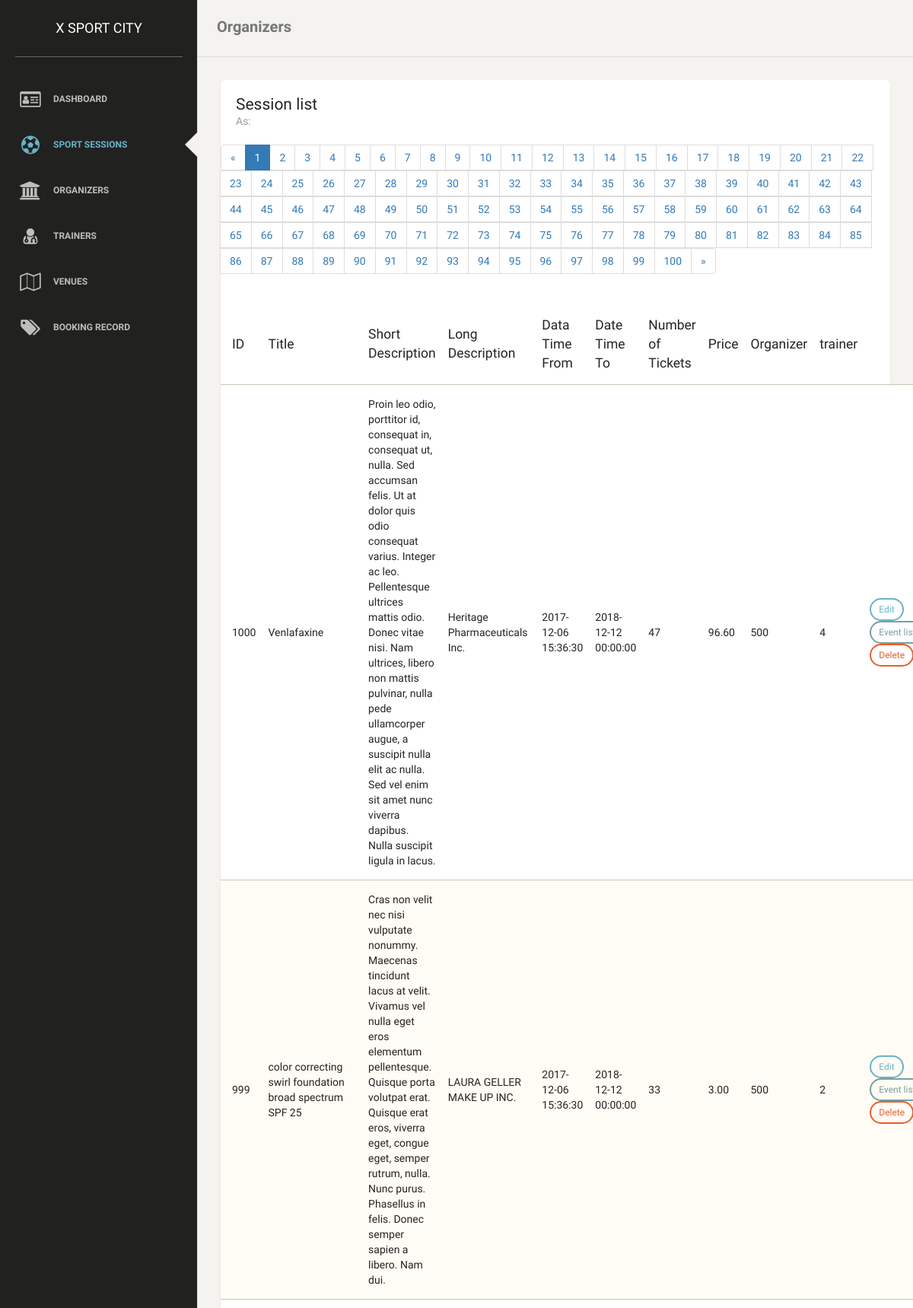
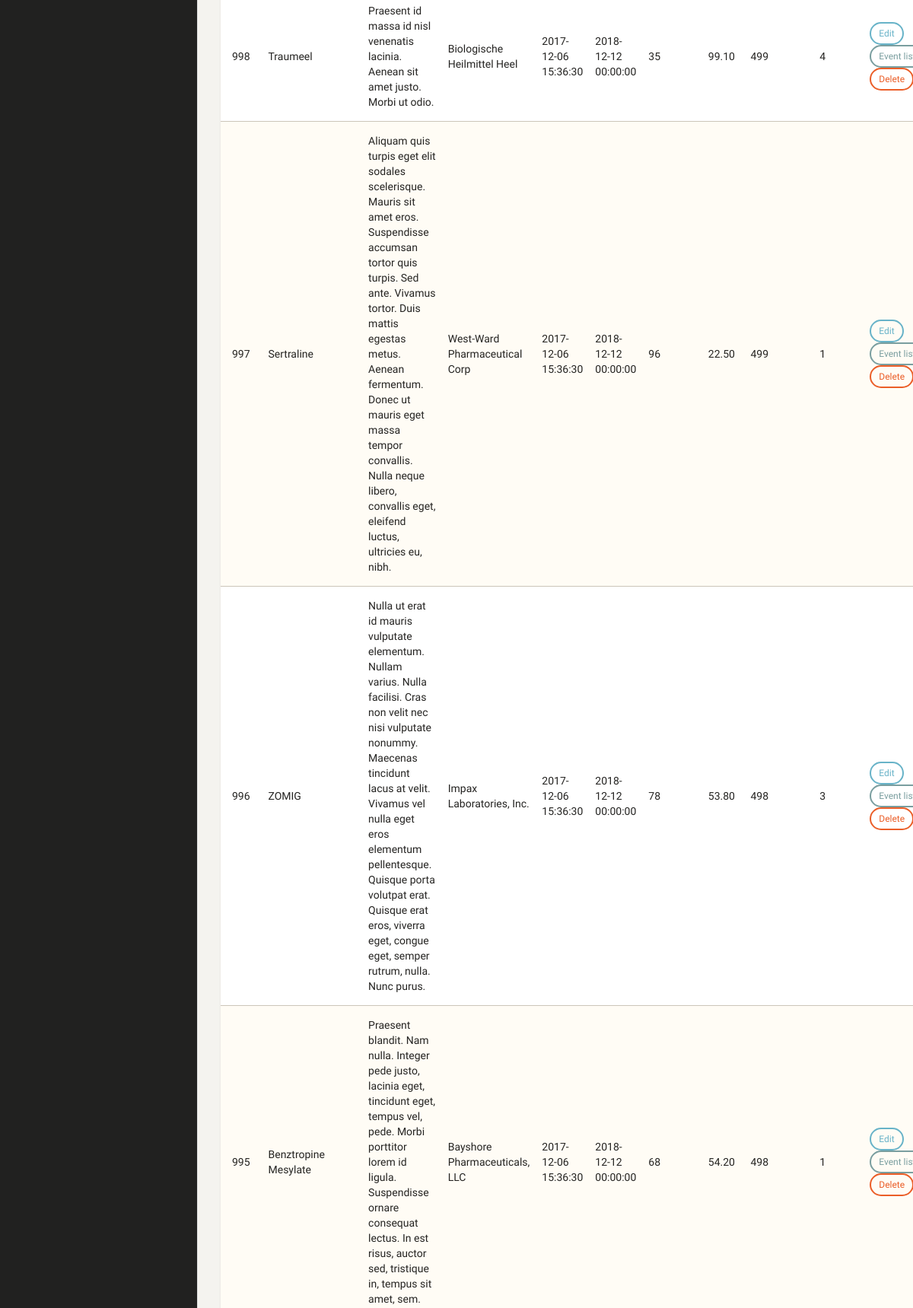
Page /index.php/admin/sport (upper part) on the committed database (2 pictures, top to bottom).
### tables this page shows
CREATE TABLE `sessions` (
  `session_id` int(11) UNSIGNED NOT NULL,
  `title` varchar(255) NOT NULL,
  `photo_url` varchar(2083) DEFAULT NULL,
  `short_description` text,
  `long_description` text,
  `datetime_from` datetime DEFAULT NULL,
  `datetime_to` datetime DEFAULT NULL,
  `tickets` int(11) DEFAULT NULL,
  `price` decimal(10,2) DEFAULT NULL,
  `organizer_id` int(11) UNSIGNED DEFAULT NULL,
  `trainer_id` int(11) UNSIGNED DEFAULT NULL,
  `venue_id` int(11) UNSIGNED DEFAULT NULL,
  `format` set('Personal Training','Group') DEFAULT NULL,
  `level` int(11) NOT NULL
);

### application/controllers/admin.php (called while the page is built, shortened)
<?php if ( ! defined('BASEPATH')) exit('No direct script access allowed');
class admin extends CI_Controller {
    public function sport(){
      $this->load->database();
      $page = isset($_GET["page"]) ? $_GET["page"] : 1;
      $results_per_page = 10;
      $start_from = ($page-1) * $results_per_page;
      $sql_string = "SELECT s.* "
          . "FROM sessions AS s "
          . "ORDER BY s.session_id DESC "
          . "LIMIT $start_from, $results_per_page";
      $sql_query = $this->db->query($sql_string);
      $result = $this->db->query("SELECT COUNT(session_id) AS total FROM sessions;");
      $row = $result->row();
      $data["total_pages"] = ceil($row->total / $results_per_page);
      $data["current_page"] = $page;
      $data["query_listing"] = $sql_query;
      $this->load->view('admin_header', $data);
      $this->load->view('admin_nav', $data);
      $this->load->view('admin_session', $data);
      $this->load->view('admin_footer', $data);
    }
}

### index.php (called while the page is built, shortened)
<?php
require_once BASEPATH.'core/CodeIgniter.php';

### application/views/admin_session.php (the view, shortened to what this page needs)
<nav class="navbar navbar-default">
    <div class="container-fluid">
        <div class="navbar-header">
            <a class="navbar-brand" href="#">Organizers</a>
        </div>
    </div>
</nav>
<div class="content">
    <div class="container-fluid">
        <div class="row">
            <div class="col-md-12">
                <div class="card">
                    <div class="header">
                        <h4 class="title">Session list</h4>
                        <p class="category">As:</p>
                    </div>
                    <ul class="pagination">
                        <li><a href="#">&laquo;</a></li>
                    <?php
                    for ($i=1; $i<=$total_pages; $i++) {
                        echo "<li";
                        if($current_page == $i){
                            echo ' class="active"';
                        }
                        echo "><a href='./user?page=".$i."'>".$i."</a></li>";
                    };
                    ?>
                        <li><a href="#">&raquo;</a></li>
                    </ul>
                    <div class="content table-responsive table-full-width">
                        <table class="table table-striped">
                            <thead>
                            <th>ID</th>
                            <th>Title</th>
                            <th>Short Description</th>
                            <th>Long Description</th>
                            <th>Data Time From</th>
                            <th>Date Time To</th>
                            <th>Number of Tickets</th>
                            <th>Price</th>
                            <th>Organizer</th>
                            <th>trainer</th>
                            <th></th>
                            </thead>
                            <tbody>
                            <?php
                            foreach ($query_listing->result() as $row) {
                                echo '<tr>
                                <td>'.$row->session_id.'</td>
                                <td>'.$row->title.'</td>
                                <td>'.$row->short_description.'</td>
                                <td>'.$row->long_description.'</td>
                                <td>'.$row->datetime_from.'</td>
                                <td>'.$row->datetime_to.'</td>
                                <td>'.$row->tickets.'</td>
                                <td>'.$row->price.'</td>
                                <td>'.$row->organizer_id.'</td>
                                <td>'.$row->trainer_id.'</td>
                                <td>
                                <a href="./organizer_edit?id='.$row->session_id.'" class="btn btn-info btn-sm" role="button">Edit</a>
                                    <button class="btn btn-primary btn-sm">Event list</button>
                                    <button class="btn btn-danger btn-sm">Delete</button>
                                </td>
                            </tr>';
                            }
                            ?>
                            </tbody>
                        </table>
                    </div>
                </div>
            </div>
        </div>
    </div>
</div>

### rows in the picture
sessions: session_id "1000", title "Venlafaxine", short_description "Proin leo odio, porttitor id, consequat in, consequat ut, nulla. Sed accumsan felis. Ut at dolor quis odio consequat varius. Integer ac leo. Pellentesque ultrices mattis odio. Donec vitae nisi. Nam ultrices, libero non mattis pulvinar, nulla pede ullamcorper augue, a suscipit nulla elit ac nulla. Sed vel enim sit amet nunc viverra dapibus. Nulla suscipit ligula in lacus.", long_description "Heritage Pharmaceuticals Inc.", datetime_from "2017-12-06 15:36:30", datetime_to "2018-12-12 00:00:00", tickets "47", price "96.60", organizer "500", trainer "4"
sessions: session_id "999", title "color correcting swirl foundation broad spectrum SPF 25", short_description "Cras non velit nec nisi vulputate nonummy. Maecenas tincidunt lacus at velit. Vivamus vel nulla eget eros elementum pellentesque. Quisque porta volutpat erat. Quisque erat eros, viverra eget, congue eget, semper rutrum, nulla. Nunc purus. Phasellus in felis. Donec semper sapien a libero. Nam dui.", long_description "LAURA GELLER MAKE UP INC.", datetime_from "2017-12-06 15:36:30", datetime_to "2018-12-12 00:00:00", tickets "33", price "3.00", organizer "500", trainer "2"
sessions: session_id "998", title "Traumeel", short_description "Praesent id massa id nisl venenatis lacinia. Aenean sit amet justo. Morbi ut odio.", long_description "Biologische Heilmittel Heel", datetime_from "2017-12-06 15:36:30", datetime_to "2018-12-12 00:00:00", tickets "35", price "99.10", organizer "499", trainer "4"
sessions: session_id "997", title "Sertraline", short_description "Aliquam quis turpis eget elit sodales scelerisque. Mauris sit amet eros. Suspendisse accumsan tortor quis turpis. Sed ante. Vivamus tortor. Duis mattis egestas metus. Aenean fermentum. Donec ut mauris eget massa tempor convallis. Nulla neque libero, convallis eget, eleifend luctus, ultricies eu, nibh.", long_description "West-Ward Pharmaceutical Corp", datetime_from "2017-12-06 15:36:30", datetime_to "2018-12-12 00:00:00", tickets "96", price "22.50", organizer "499", trainer "1"
sessions: session_id "996", title "ZOMIG", short_description "Nulla ut erat id mauris vulputate elementum. Nullam varius. Nulla facilisi. Cras non velit nec nisi vulputate nonummy. Maecenas tincidunt lacus at velit. Vivamus vel nulla eget eros elementum pellentesque. Quisque porta volutpat erat. Quisque erat eros, viverra eget, congue eget, semper rutrum, nulla. Nunc purus.", long_description "Impax Laboratories, Inc.", datetime_from "2017-12-06 15:36:30", datetime_to "2018-12-12 00:00:00", tickets "78", price "53.80", organizer "498", trainer "3"
sessions: session_id "995", title "Benztropine Mesylate", short_description "Praesent blandit. Nam nulla. Integer pede justo, lacinia eget, tincidunt eget, tempus vel, pede. Morbi porttitor lorem id ligula. Suspendisse ornare consequat lectus. In est risus, auctor sed, tristique in, tempus sit amet, sem.", long_description "Bayshore Pharmaceuticals, LLC", datetime_from "2017-12-06 15:36:30", datetime_to "2018-12-12 00:00:00", tickets "68", price "54.20", organizer "498", trainer "1"
